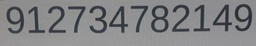
#> input picture task_6/test3.jpg, 256 x 46 px, shrunk from 814 x 146 before the run
$ jupyter execute task.ipynb
#> lines starting #> are read from the running program, lines starting #| are printed output that depends on the picture; after the words box and inside, x2 and y2 are one past the last pixel; in counts of white or black regions, pixels touching at a corner belong together
[cell 1]
import cv2
import numpy as np
import matplotlib.pyplot as plt

[cell 2]
img = cv2.imread('test3.jpg')
#> img is the input picture: shape (46, 256, 3); mean B, G, R 132.6, 131.1, 130.1
img = cv2.cvtColor(img, cv2.COLOR_BGR2GRAY)
#> img: shape (46, 256)

plt.figure(figsize=(8, 6), dpi=200)
plt.imshow(img, cmap='gray')
plt.show()

[cell 3]
def to_rgb(img):
    h, w = img.shape
    res = np.ones((h,w,3))
    for y in range(h):
        for x in range(w):
            res[y][x] *= img[y][x]
    return res.astype(np.uint8)

def to_grayscale(img):
    return np.vectorize(lambda x: 255 if x == 0 else 0)(img)

def to_bitmap(img, threshold=110):
    return np.vectorize(lambda x: 1 if x < threshold else 0)(img)

threshold = 70
img_binary = np.vectorize(lambda x: 255 if x > threshold else 0)(img)
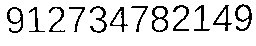
#> img_binary: shape (46, 256) int64; 87.4% white; black in thin lines or dots, all inside (x1, y1, x2, y2) = (7, 4, 252, 33)

plt.figure(figsize=(8, 6), dpi=200)
plt.imshow(img_binary, cmap='gray')
plt.show()

[cell 4]
def generate_neighbour(img, y, x):
    h, w = img.shape
    p2 = img[y-1][x] if y > 0 else 0
    p3 = img[y-1][x+1] if y > 0 and x < w-1 else 0
    p4 = img[y][x+1] if x < w-1 else 0
    p5 = img[y+1][x+1] if y < h-1 and x < w-1 else 0
    p6 = img[y+1][x] if y < h-1 else 0
    p7 = img[y+1][x-1] if y < h-1 and x > 0 else 0
    p8 = img[y][x-1] if x > 0 else 0
    p9 = img[y-1][x-1] if y > 0 and x > 0 else 0
    return [p2,p3,p4,p5,p6,p7,p8,p9]

def check_delete(image, y, x):
    if image[y][x] == 0:
        return False
    ps = generate_neighbour(image, y, x)
    np = len(list(filter(lambda x : x != 0, ps)))
    sp = 0
    for i in range(len(ps)):
        j = (i + 1) % len(ps)
        sp += 1 if ps[i] != 0 and ps[j] == 0 else 0
    ret = (2 <= np) and (np <= 6) and (sp == 1) and (ps[2] == 0 or ps[4] == 0 or (ps[0] == 0 and ps[6] == 0))
    return ret

def check_delete_2(image, y, x):
    if image[y][x] == 0:
        return False
    ps = generate_neighbour(image, y, x)
    np = len(list(filter(lambda x : x != 0, ps)))
    sp = 0
    for i in range(len(ps)):
        j = (i + 1) % len(ps)
        sp += 1 if ps[i] != 0 and ps[j] == 0 else 0
    ret = (2 <= np) and (np <= 6) and (sp == 1) and (ps[0] == 0 or ps[6] == 0 or (ps[2] == 0 and ps[4] == 0))
    return ret

def thinning(img):
    height, width = img.shape
    img = img.copy()
    change = True
    while change:
        must_delete = []
        change = False
        for y in range(height):
            for x in range(width):
                if check_delete(img, y, x):
                    change = True
                    must_delete += [(x,y)]
        for v in must_delete:
            img[v[1]][v[0]] = 0

        must_delete = []
        for y in range(height):
            for x in range(width):
                if check_delete_2(img, y, x):
                    change = True
                    must_delete += [(x,y)]
        for v in must_delete:
            img[v[1]][v[0]] = 0
        must_delete = []
    return img

img_binary = to_bitmap(img)
#> in to_bitmap, `return np.vectorize(lambda x: 1 if x < threshold else 0)(img)`:
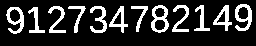
#> returned value: shape (46, 256) int64; values 0 (black) and 1 (white), 18.7% white; 12 white regions, largest, box (x1, y1, x2, y2) and area: (151, 5, 169, 33) 239, (235, 4, 252, 31) 235, (6, 7, 24, 34) 225
img_thinned = thinning(img_binary)
#> after the loop in thinning, `while change:`:
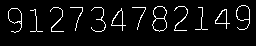
#> img: shape (46, 256) int64; values 0 (black) and 1 (white), 5.5% white in thin lines or dots, all inside (x1, y1, x2, y2) = (8, 5, 250, 33)

plt.figure(figsize=(8, 6), dpi=200)
plt.imshow(to_grayscale(img_thinned), cmap='gray')
plt.show()

[cell 5]
def is_corner(img, y, x):
    return img[y][x] != 0 and sum(generate_neighbour(img, y, x)) == 1

def is_intersection(img, y, x):
    neighbours = generate_neighbour(img, y, x)
    n = sum(neighbours)
    sp = 0
    for i in range(len(neighbours)):
        j = (i + 1) % len(neighbours)
        sp += 1 if neighbours[i] != 0 and neighbours[j] == 0 else 0
    return img[y][x] != 0 and n > 2 and sp > 2

def get_corner_and_intersection(img):
    h, w = img.shape
    corners = []
    intersections = []
    for y in range(h):
        for x in range(w):
            if is_corner(img, y, x):
                corners += [(x, y)]
            if is_intersection(img, y, x):
                intersections += [(x, y)]
    return corners, intersections

img_points = to_rgb(to_grayscale(img_thinned))
#> in to_rgb, `h, w = img.shape`: h = 46; w = 256
corners, intersections = get_corner_and_intersection(img_thinned)
for x, y in corners:
    cv2.circle(img_points, (x, y), 5, (255,0,0))
#> this loop made 24 passes
#> (x, y) on passes 1 to 12: (70, 7), (132, 7), (198, 7), (121, 8), (30, 10), (91, 10), (174, 10), (50, 11), (96, 19), (229, 23), (125, 25), (91, 27)
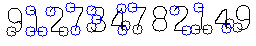
#> img_points: shape (46, 256, 3); mean of channels 0, 1, 2 241.7, 227.5, 227.5; drawn as B, G, R
for x, y in intersections:
    cv2.circle(img_points, (x, y), 5, (0,0,255))
#> this loop made 12 passes
#> (x, y) on passes 1 to 12: (121, 10), (156, 18), (164, 18), (101, 19), (249, 19), (19, 21), (21, 21), (21, 23), (226, 23), (122, 25), (201, 28), (36, 30)
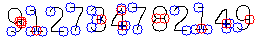
#> img_points: shape (46, 256, 3); 2.68% of pixels changed, all inside (x1, y1, x2, y2) = (14, 5, 255, 36); drawn as B, G, R

print("corners: %d" % len(corners))
#| corners: 24
print("intersections: %d" % len(intersections))
#| intersections: 12

plt.figure(figsize=(8, 6), dpi=200)
plt.imshow(img_points)
plt.show()

[cell 6]
def get_objects_corners_and_intersections(img):
    img = img.copy()
    visited = np.zeros(img.shape)
    h, w = img.shape
    dx = [0, 1, 1, 1, 0, -1, -1, -1]
    dy = [-1, -1, 0, 1, 1, 1, 0, -1]

    res_corners = []
    res_intersections = []
    res_upper_bound = []
    res_lower_bound = []

    for y in range(h):
        for x in range(w):
            if img[y][x] != 0:

                corners = []
                intersections = []
                upper_bound = (w, h)
                lower_bound = (0, 0)
                perimeter = 0

                stack = [(x,y)]
                while len(stack) > 0:
                    cx, cy = stack.pop()
                    if visited[cy][cx] == 1:
                        continue
                    visited[cy][cx] = 1

                    upper_bound = (min(cx, upper_bound[0]), min(cy, upper_bound[1]))
                    lower_bound = (max(cx, lower_bound[0]), max(cy, lower_bound[1]))
                    perimeter += 1
                    if is_corner(img, cy, cx):
                        corners.append((cx, cy))
                    if is_intersection(img, cy, cx):
                        intersections.append((cx, cy))

                    for ddx, ddy in zip(dx, dy):
                        nx = cx + ddx
                        ny = cy + ddy
                        if nx >= 0 and nx < w and ny >= 0 and ny < h and visited[ny][nx] == 0 and img[ny][nx] != 0:
                            stack.append((nx, ny))

                # remove some corners
                real_corners = []
                for i, corner in enumerate(corners):
                    real_corners += [corner]
                    for intersect in intersections:
                        # there is intersection point near this corner point
                        if np.linalg.norm(np.array(corner)-np.array(intersect)) < perimeter * 0.05:
                            real_corners.pop()

                            # remove corner until the corner are gone
                            current_corner = corner
                            s = 1
                            while s == 1:
                                img[current_corner[1]][current_corner[0]] = 0
                                ns = generate_neighbour(img, current_corner[1], current_corner[0])
                                s = 0
                                for direction_i, val in enumerate(ns):
                                    s += val
                                    if val > 0:
                                        current_corner = (
                                            current_corner[0] + dx[direction_i],
                                            current_corner[1] + dy[direction_i]
                                        )

                            break

                # recalculate intersections
                real_intersections = []
                for intersection in intersections:
                    if is_intersection(img, intersection[1], intersection[0]):
                        real_intersections += [intersection]

                if perimeter > 20:
                    res_upper_bound.append(upper_bound)
                    res_lower_bound.append(lower_bound)
                    res_corners.append(real_corners)
                    res_intersections.append(real_intersections)

    return res_corners, res_intersections, res_upper_bound, res_lower_bound

objects_corners, objects_intersections, upper_bounds, lower_bounds = get_objects_corners_and_intersections(img_thinned)

predictions = []
for corners, intersections, upper_bound, lower_bound in zip(objects_corners, objects_intersections, upper_bounds, lower_bounds):
    object_width = lower_bound[0] - upper_bound[0]
    object_height = lower_bound[1] - upper_bound[1]


    guess = None
    if len(corners) == 0:
        if len(intersections) == 0:
            guess = 0
        elif len(intersections) == 2:
            guess = 8
    elif len(corners) == 1:
        if len(intersections) == 1:
            corner_y = corners[0][1]
            intersection_y = intersections[0][1]
            if corner_y < intersection_y:
                guess = 6
            else:
                guess = 9
    elif len(corners) == 2:
        if len(intersections) == 1:
            guess = 4
        elif len(intersections) == 0:
            if corners[0][0] - upper_bound[0] < object_width / 2 and corners[1][0] - upper_bound[0] < object_width / 2:
                guess = 7
            elif (corners[0][0] - corners[1][0]) * (corners[0][1] - corners[1][1]) > 0:
                guess = 2
            else:
                guess = 5

    elif len(corners) == 3:
        if len(intersections) == 1:
            intersection_x = intersections[0][0]
            corner_x = max(map(lambda x: x[0], corners))
            if intersection_x > corner_x:
                guess = 3
            else:
                guess = 1
    predictions.append(guess)
#> this loop made 12 passes
#> (corners, intersections, upper_bound, lower_bound) on passes 1, 2, 3, 6, 9, 10, 12: ([(237, 27)], [(249, 19)], (236, 5), (249, 29)), ([], [(156, 18), (164, 18)], (152, 6), (166, 31)), ([(174, 10), (186, 30)], [], (174, 6), (187, 30)), ([(91, 10), (96, 19), (91, 27)], [(101, 19)], (91, 7), (105, 31)), ([(11, 31)], [(21, 23), (19, 21), (21, 21)], (8, 8), (21, 32)), ([(122, 30), (125, 25)], [(122, 25)], (111, 8), (125, 30)), ([(226, 28), (229, 23)], [(226, 23)], (215, 9), (229, 28))
#> (corners, intersections, upper_bound) on passes 4, 8, 11: ([(50, 11), (63, 31)], [], (50, 7)), ([(198, 7), (195, 29), (207, 29)], [(201, 28)], (195, 7)), ([(30, 10), (30, 31), (42, 31)], [(36, 30)], (30, 9))

img_points = to_rgb(to_grayscale(img_thinned))
for corners, intersections, upper_bound, lower_bound, p in zip(objects_corners, objects_intersections, upper_bounds, lower_bounds, predictions):
    cv2.rectangle(
        img_points,
        (upper_bound[0] - 1, upper_bound[1] - 1),
        (lower_bound[0] + 1, lower_bound[1] + 1),
        (0,255,0)
    )
    for x, y in corners:
        cv2.circle(img_points, (x, y), 5, (255,0,0))
    for x, y in intersections:
        cv2.circle(img_points, (x, y), 5, (0,0,255))

    if p is not None:
        cv2.putText(img_points, str(p), (upper_bound[0], lower_bound[1]), cv2.FONT_HERSHEY_SIMPLEX, 1, (255,0,255))
#> this loop made 12 passes
#> (corners, intersections, upper_bound, lower_bound, p) on passes 1, 2, 3, 6, 9, 10, 12: ([(237, 27)], [(249, 19)], (236, 5), (249, 29), 9), ([], [(156, 18), (164, 18)], (152, 6), (166, 31), 8), ([(174, 10), (186, 30)], [], (174, 6), (187, 30), 2), ([(91, 10), (96, 19), (91, 27)], [(101, 19)], (91, 7), (105, 31), 3), ([(11, 31)], [(21, 23), (19, 21), (21, 21)], (8, 8), (21, 32), None), ([(122, 30), (125, 25)], [(122, 25)], (111, 8), (125, 30), 4), ([(226, 28), (229, 23)], [(226, 23)], (215, 9), (229, 28), 4)
#> (corners, intersections, upper_bound, p) on passes 4, 8, 11: ([(50, 11), (63, 31)], [], (50, 7), 2), ([(198, 7), (195, 29), (207, 29)], [(201, 28)], (195, 7), 1), ([(30, 10), (30, 31), (42, 31)], [(36, 30)], (30, 9), 1)
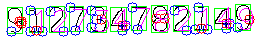
#> img_points: shape (46, 256, 3); mean of channels 0, 1, 2 219.4, 214.5, 212.6; drawn as B, G, R

plt.figure(figsize=(8, 6), dpi=200)
plt.imshow(img_points)
plt.show()

$ run again, with task_6/test2.png saved as task_6/test3.jpg
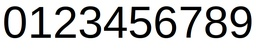
#> input picture task_6/test2.png, 256 x 49 px, shrunk from 726 x 140 before the run
#> img is the input picture: shape (49, 256, 3); mean B, G, R 201.7, 202.1, 202
#> img_binary: shape (49, 256) int64; 81.8% white; 10 black regions, largest, box (x1, y1, x2, y2) and area: (206, 7, 226, 38) 273, (231, 7, 251, 38) 260, (156, 7, 176, 38) 257
#> after the loop in thinning, `while change:`:
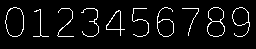
#> img: shape (49, 256) int64; values 0 (black) and 1 (white), 5.5% white in thin lines or dots, all inside (x1, y1, x2, y2) = (5, 7, 250, 37)
#> in to_rgb, `h, w = img.shape`: h = 49; w = 256
#> the loop `for x, y in corners:` made 16 passes
#> (x, y) on passes 1 to 8: (146, 8), (182, 8), (34, 11), (172, 11), (58, 12), (81, 12), (89, 21), (124, 29)
#> the loop `for x, y in intersections:` made 7 passes
#> (x, y) on passes 1 to 7: (94, 21), (212, 21), (220, 21), (157, 22), (248, 22), (120, 29), (40, 35)
#| corners: 16
#| intersections: 7
#> the loop `for corners, intersections, upper_bound, lower_bound in zip(objects_co..` made 10 passes
#> (corners, intersections, upper_bound, lower_bound) on passes 1, 2, 3, 4, 6, 7, 10: ([], [], (5, 7), (23, 36)), ([(172, 11)], [(157, 22)], (157, 7), (173, 36)), ([], [(212, 21), (220, 21)], (207, 7), (224, 36)), ([(234, 33)], [(248, 22)], (232, 7), (249, 36)), ([(81, 12), (89, 21), (82, 31)], [(94, 21)], (81, 8), (98, 36)), ([(133, 34), (146, 8)], [], (132, 8), (148, 36)), ([(120, 35), (124, 29)], [(120, 29)], (106, 10), (124, 35))
#> the loop `for corners, intersections, upper_bound, lower_bound, p in zip(objects..` made 10 passes
#> (corners, intersections, upper_bound, lower_bound, p) on passes 1, 2, 3, 4, 6, 7: ([], [], (5, 7), (23, 36), 0), ([(172, 11)], [(157, 22)], (157, 7), (173, 36), 6), ([], [(212, 21), (220, 21)], (207, 7), (224, 36), 8), ([(234, 33)], [(248, 22)], (232, 7), (249, 36), 9), ([(81, 12), (89, 21), (82, 31)], [(94, 21)], (81, 8), (98, 36), 3), ([(133, 34), (146, 8)], [], (132, 8), (148, 36), 5)
#> after the loop `for corners, intersections, upper_bound, lower_bound, p in zip(objects..`:
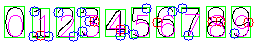
#> img_points: shape (49, 256, 3); mean of channels 0, 1, 2 221.9, 221.8, 216.8; drawn as B, G, R
